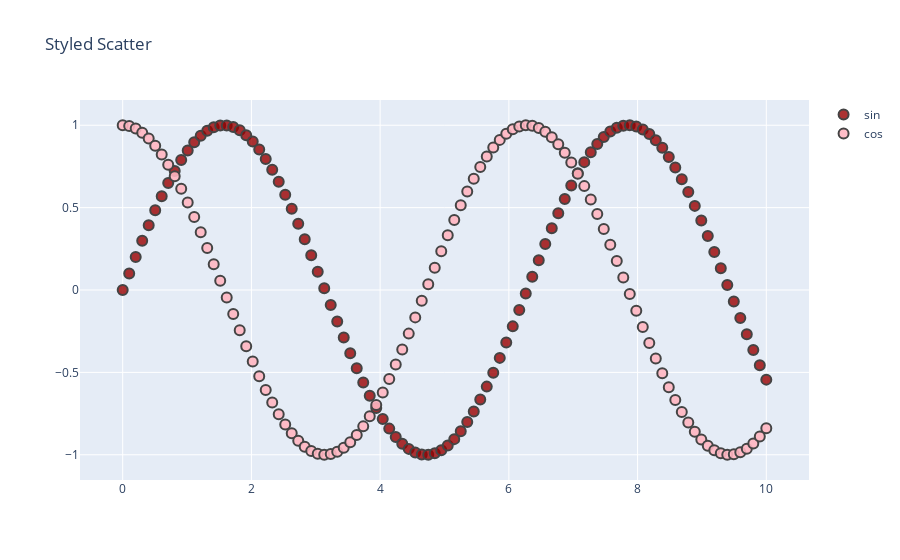

This figure's notebook cell:
### Code cell
import plotly.graph_objects as go
import numpy as np


t = np.linspace(0, 10, 100)

fig = go.Figure()

fig.add_trace(go.Scatter(
    x=t, y=np.sin(t),
    name='sin',
    mode='markers',
    marker_color='rgba(152, 0, 0, .8)'
))

fig.add_trace(go.Scatter(
    x=t, y=np.cos(t),
    name='cos',
    marker_color='rgba(255, 182, 193, .9)'
))

# Set options common to all traces with fig.update_traces
fig.update_traces(mode='markers', marker_line_width=2, marker_size=10)
fig.update_layout(title='Styled Scatter',
                  yaxis_zeroline=False, xaxis_zeroline=False)


fig.show()
